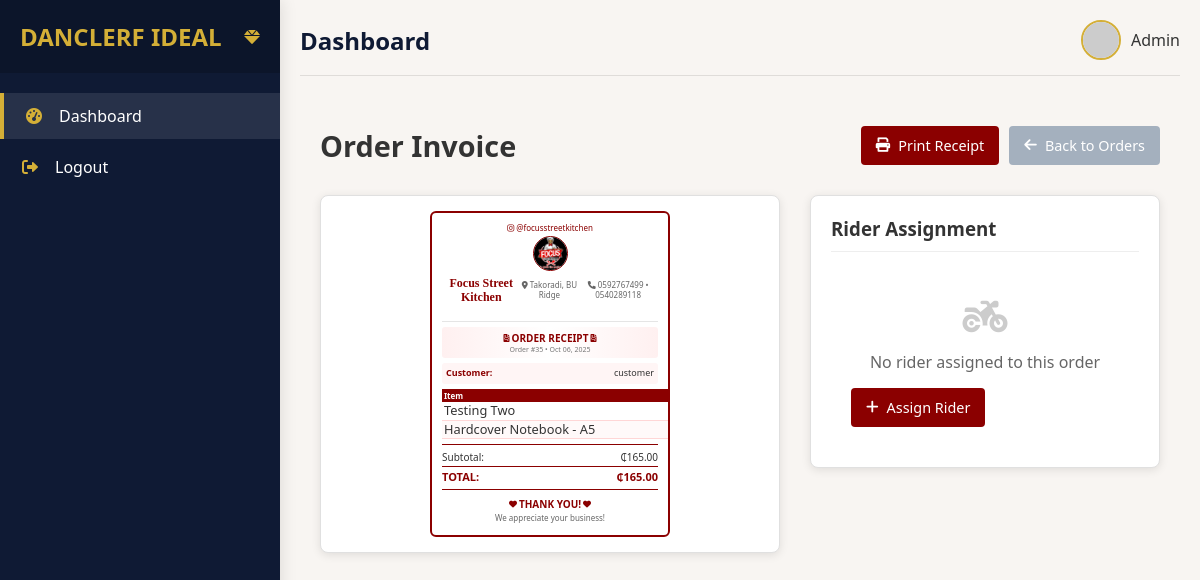
The page /order/invoice/35 on the database its author committed.
### shop/models/orders.py (models this page shows, shortened)
class Order(BaseModel):
    status_choices = [
        ("pending", "Pending"),
        ("success", "success"),
        ("wish_list", "Wish List"),
    ]
    customer = models.ForeignKey(Customer, on_delete=models.CASCADE, null=True, blank=True)
    rider = models.ForeignKey(Rider, on_delete=models.SET_NULL, null=True, blank=True)
    status = models.CharField(max_length=20, choices=status_choices, default="pending")
    total_price = models.DecimalField(max_digits=10, decimal_places=2, default=0.00)
    order_id = models.CharField(max_length=100, null=True, blank=True)
    is_canceled = models.BooleanField(default=False)

### shop/models/customers.py (models this page shows, shortened)
class Customer(BaseModel):
    name = models.CharField(max_length=100, default='customer')
    phone_number = models.CharField(max_length=100)

### shop/models/order_items.py (models this page shows, shortened)
class OrderItem(BaseModel):
    order = models.ForeignKey(Order, on_delete=models.CASCADE, related_name='items')
    product = models.ForeignKey(Product, on_delete=models.SET_NULL, null=True)
    quantity = models.PositiveIntegerField(default=1)
    def get_total_product_price(self):
        if self.product and self.product.selling_price:
            return self.quantity * self.product.selling_price
        return Decimal('0.00')

### shop/models/products.py (models this page shows, shortened)
class Product(BaseModel):
    STATUS = [
        ('active', 'Active (In Stock)'),
        ('inactive', 'Out of Stock'),
    ]
    name = models.CharField(max_length=255)
    description = models.TextField(blank=True)
    category = models.ForeignKey(Category, on_delete=models.CASCADE, null=True, blank=True)
    status = models.CharField(max_length=100, choices=STATUS)
    image = models.ImageField(blank=True, null=True)
    stock_quantity = models.PositiveIntegerField(default=0)
    actual_price = models.DecimalField(max_digits=10, decimal_places=2, default=0.00)
    selling_price = models.DecimalField(max_digits=10, decimal_places=2, default=0.00)

### shop/views.py (the view)
# urls.py: path('order/invoice/<int:order_id>', order_invoice, name='order_invoice'),
def order_invoice(request, order_id):
    order = get_object_or_404(Order, id=order_id)
    riders = Rider.objects.all()
    context = {
        'order': order,
        'riders': riders
    }
    return render(request, 'main/invoice.html', context)

### templates/main/invoice.html (shortened to what this page needs)
{% extends 'main/base.html' %}
{% load static %}
{% block content %}
<div class="order-invoice-container">
    <div class="invoice-header">
        <h2>Order Invoice</h2>
        <div class="header-actions">
            <button class="btn btn-primary" onclick="printReceipt()">
                <i class="fas fa-print"></i> Print Receipt
            </button>
            <a href="{% url 'home' %}" class="btn btn-secondary">
                <i class="fas fa-arrow-left"></i> Back to Orders
            </a>
        </div>
    </div>
    <div class="invoice-content">
        <div class="receipt-section">
            <div class="receipt-container">
                <div class="social-media">
                    <i class="fab fa-instagram"></i> @focusstreetkitchen
                </div>
                <img src="{% static 'focuslogo.jpg' %}" alt="Logo" class="logo-img" />
                <div class="header">
                    <h1>Focus Street Kitchen</h1>
                    <p><i class="fas fa-map-marker-alt"></i> Takoradi, BU Ridge</p>
                    <p><i class="fas fa-phone"></i> 0592767499 • 0540289118</p>
                </div>
                <div class="receipt-title">
                    <h2><i class="fas fa-file-invoice"></i> ORDER RECEIPT <i class="fas fa-file-invoice"></i></h2>
                    <p>Order #{{ order.id }} • {{ order.created_at|date:"M d, Y" }}</p>
                </div>
                <div class="customer-info">
                    {% if order.customer.name %}
                    <div class="info-row">
                        <span class="info-label">Customer:</span>
                        <span>{{ order.customer.name }}</span>
                    </div>
                    {% endif %}
                </div>
                <table class="items-table">
                    <thead>
                        <tr>
                            <th>Item</th>
                        </tr>
                    </thead>
                    <tbody>
                        {% for item in order.items.all %}
                        <tr>
                            <td class="item-name">{{ item.product.name }}</td>
                        </tr>
                        {% endfor %}
                    </tbody>
                </table>
                <div class="total-section">
                    <div class="total-row">
                        <span>Subtotal:</span>
                        <span>₵{{ order.total_price }}</span>
                    </div>
                    <div class="total-row grand-total">
                        <span>TOTAL:</span>
                        <span>₵{{ order.total_price }}</span>
                    </div>
                </div>
                <div class="footer">
                    <div class="thank-you">
                        <i class="fas fa-heart"></i> THANK YOU! <i class="fas fa-heart"></i>
                    </div>
                    <p>We appreciate your business!</p>
                </div>
            </div>
        </div>
        <div class="rider-section">
            <div class="rider-card">
                <h3>Rider Assignment</h3>
                {% if order.rider %}
                <div class="assigned-rider">
                    <div class="rider-info">
                        <div class="rider-avatar">
                            <i class="fas fa-motorcycle"></i>
                        </div>
                        <div class="rider-details">
                            <h4>{{ order.rider.name }}</h4>
                            <p>{{ order.rider.phne_number }}</p>
                        </div>
                    </div>
                    <div class="rider-actions">
                        <button class="btn btn-outline" onclick="changeRider()">
                            <i class="fas fa-sync"></i> Change
                        </button>
                        <button class="btn btn-danger" onclick="removeRider()">
                            <i class="fas fa-times"></i> Remove
                        </button>
                    </div>
                </div>
                {% else %}
                <div class="no-rider">
                    <div class="no-rider-icon">
                        <i class="fas fa-motorcycle"></i>
                    </div>
                    <p>No rider assigned to this order</p>
                    <button class="btn btn-primary" onclick="assignRider()">
                        <i class="fas fa-plus"></i> Assign Rider
                    </button>
                </div>
                {% endif %}
            </div>
        </div>
    </div>
</div>
{% endblock content %}

### templates/main/base.html (style rules this page uses)
:root { --primary: #0F1A34; --secondary: #D4AF37; --bg: #F8F5F2; --accent: #800020; --success: #028A0F; --text: #333333; --sidebar-width: 280px; }
* { margin: 0; padding: 0; box-sizing: border-box; font-family: 'Segoe UI', Tahoma, Geneva, Verdana, sans-serif; }
body { background-color: var(--bg); color: var(--text); display: flex; min-height: 100vh; overflow-x: hidden; position: relative; }
.header { display: flex; justify-content: space-between; align-items: center; margin-bottom: 30px; padding-bottom: 15px; border-bottom: 1px solid rgba(0, 0, 0, 0.1); }
table { width: 100%; border-collapse: collapse; min-width: 600px; }
table th { text-align: left; padding: 12px 15px; background: var(--bg); color: var(--primary); font-weight: 600; font-size: clamp(0.8rem, 1vw, 0.9rem); }
table td { padding: 12px 15px; border-bottom: 1px solid #eee; font-size: clamp(0.8rem, 1vw, 0.9rem); }
table tr:last-child td { border-bottom: none; }
.btn { padding: 10px 20px; border-radius: 4px; font-weight: 500; cursor: pointer; transition: all 0.2s; border: none; }
.btn-primary { background-color: var(--secondary); color: white; }
.btn-secondary { background-color: #f0f0f0; color: #333; }

### rows shown on the page
Order: id "35", created_at "Oct 06, 2025", customer.name "customer", total_price "165.00"
OrderItem: product.name "Testing Two"
OrderItem: product.name "Hardcover Notebook - A5"
